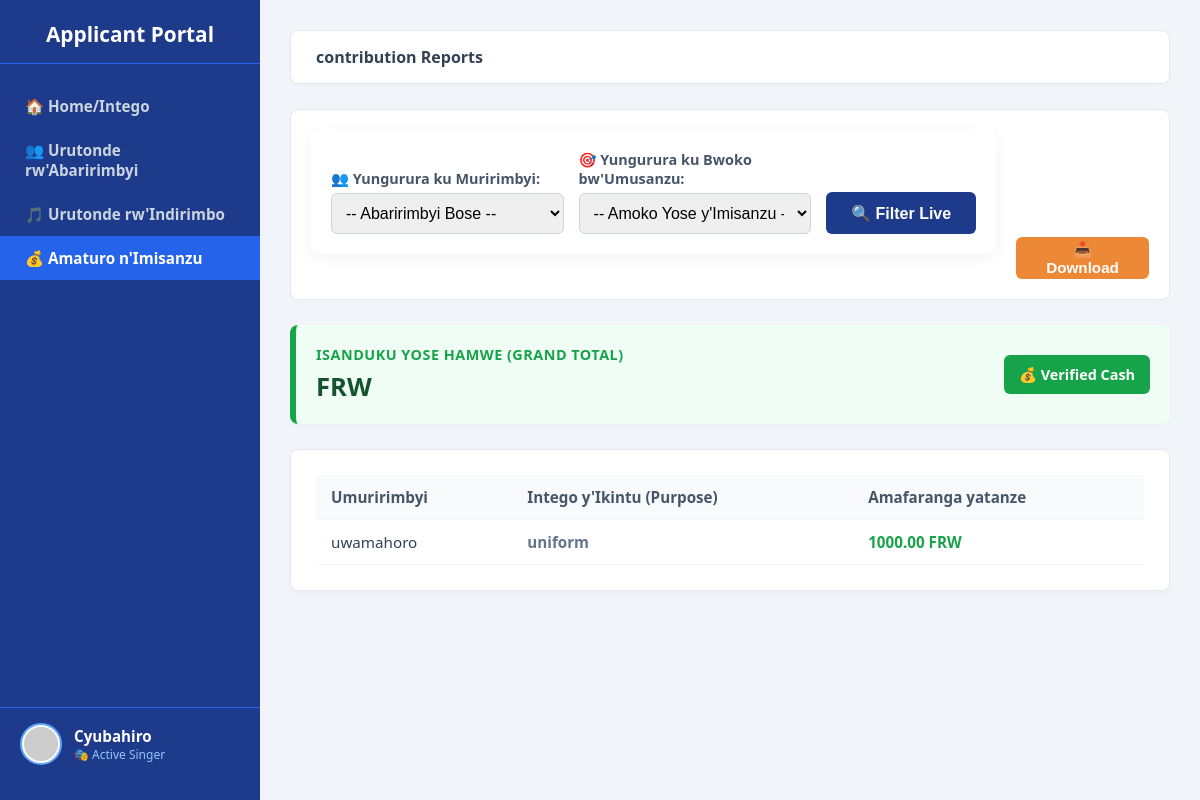
/contributions/ (signed in), run on the app's committed database.
### choir_app/models.py (models this page shows, shortened)
class Contribution(models.Model):
    member = models.ForeignKey(Member, on_delete=models.CASCADE)
    purpose = models.CharField(max_length=200)
    amount = models.DecimalField(max_digits=10, decimal_places=2)
    date_paid = models.DateField(auto_now_add=True)

class Member(models.Model):
    VOICE_CHOICES = [
        ('Soprano', 'Soprano'),
        ('Alto', 'Alto'),
        ('Tenor', 'Tenor'),
        ('Bass', 'Bass'),
    ]
    name = models.CharField(max_length=200)
    voice = models.CharField(max_length=50, choices=VOICE_CHOICES)

### choir_app/views.py (the view)
# urls.py: path('contributions/', views.contributions_list, name='contributions_list'),
@login_required(login_url='/login/')
def contributions_list(request):
    contributions = Contribution.objects.all()
    members = Member.objects.all()
    purposes = Contribution.objects.values_list('purpose', flat=True).distinct()
    member_id = request.GET.get('member')
    selected_purpose = request.GET.get('purpose')
    if member_id: contributions = contributions.filter(member_id=member_id)
    if selected_purpose: contributions = contributions.filter(purpose=selected_purpose)
    context = {
        'contributions': contributions,
        'members': members,
        'purposes': purposes,
        'selected_member': int(member_id) if member_id and member_id.isdigit() else None,
        'selected_purpose': selected_purpose
    }
    return render(request, 'choir_app/contributions.html', context)

### choir_app/templates/choir_app/contributions.html (shortened to what this page needs)
<!DOCTYPE html>
<html lang="en">
<head>
</head>
<body>
    <div class="sidebar">
        <div class="side-top">
            <h2>Applicant Portal</h2>
            <div class="side-menu">
                <a href="{% url 'index' %}">🏠 Home/Intego</a>
                <a href="{% url 'members_list' %}">👥 Urutonde rw'Abaririmbyi</a>
                <a href="{% url 'songs_list' %}">🎵 Urutonde rw'Indirimbo</a>
                <a href="{% url 'contributions_list' %}" class="active">💰 Amaturo n'Imisanzu</a>
            </div>
        </div>
<div class="side-user-box" style="padding: 15px 20px; border-top: 1px solid #2563eb; display: flex; align-items: center; gap: 12px; background: #1e3a8a;">
    <img src="https://dicebear.com{{ request.user.username }}" class="user-avatar" style="width: 42px; height: 42px; border-radius: 50%; border: 2px solid #60a5fa; background: #f8fafc; padding: 2px;" alt="Avatar">
    <div class="user-info-mini" style="display: flex; flex-direction: column;">
        <span class="user-names-mini" style="font-weight: bold; color: white; font-size: 0.95em; text-transform: capitalize;">{{ request.user.username }}</span>
        <span style="font-size: 0.75em; color: #93c5fd; font-weight: 500;">🎭 Active Singer</span>
    </div>
</div>
    </div>
    <div class="main-content">
        <div class="top-navbar">
            <div style="font-weight: bold; color: #334155;">contribution Reports</div>
        </div>
        <div class="filter-navbar">
<form method="GET" style="display: grid; grid-template-columns: 1fr 1fr auto; gap: 15px; align-items: end; margin-bottom: 25px; background: white; padding: 20px; border-radius: 10px; box-shadow: 0 4px 15px rgba(0,0,0,0.05);">
    <div style="display: flex; flex-direction: column; gap: 5px;">
        <label style="font-weight: bold; color: #475569; font-size: 0.9em;">👥 Yungurura ku Muririmbyi:</label>
        <select name="member" style="padding: 10px; border: 1px solid #cbd5e1; border-radius: 6px; font-size: 1em; width: 100%;">
            <option value="">-- Abaririmbyi Bose --</option>
        </select>
    </div>
    <div style="display: flex; flex-direction: column; gap: 5px;">
        <label style="font-weight: bold; color: #475569; font-size: 0.9em;">🎯 Yungurura ku Bwoko bw'Umusanzu:</label>
        <select name="purpose" style="padding: 10px; border: 1px solid #cbd5e1; border-radius: 6px; font-size: 1em; width: 100%;">
            <option value="">-- Amoko Yose y'Imisanzu --</option>
        </select>
    </div>
    <button type="submit" style="background: #1e3a8a; color: white; border: none; padding: 11px 25px; border-radius: 6px; font-weight: bold; cursor: pointer; font-size: 1em; height: 42px; display: flex; align-items: center; justify-content: center; transition: 0.2s;">
        🔍 Filter Live
    </button>
</form>
            <button class="btn-download" onclick="downloadFilteredCSV()">
                📥 Download
            </button>
        </div>
        <div class="total-display-box">
            <div class="total-left">
                <h4>
                    {% if selected_purpose == 'all' or not selected_purpose %}
                        ISANDUKU YOSE HAMWE (GRAND TOTAL)
                    {% else %}
                        TOTAL Y'UMUSANZU WA: {{ selected_purpose|upper }}
                    {% endif %}
                </h4>
                <div class="total-title-dynamic">{{ current_total|floatformat:"2" }} FRW</div>
            </div>
            <div style="background: #16a34a; color: white; padding: 10px 15px; border-radius: 6px; font-weight: bold; font-size: 0.9em;">
                💰 Verified Cash
            </div>
        </div>
        <div class="content-card">
            <table id="contributionsTable">
                <thead>
                    <tr>
                        <th>Umuririmbyi</th>
                        <th>Intego y'Ikintu (Purpose)</th>
                        <th>Amafaranga yatanze</th>
                    </tr>
                </thead>
                <tbody>
                    {% for contribution in contributions %}
                        <tr class="contribution-row" data-purpose="{{ contribution.purpose }}" data-amount="{{ contribution.amount }}">
                            <td class="row-name" style="font-weight: 500; color: #334155;">{{ contribution.member.name }}</td>
                            <td class="row-purpose" style="color: #64748b; font-weight: bold;">{{ contribution.purpose }}</td>
                            <td class="row-amount-text" style="font-weight: bold; color: #16a34a;">{{ contribution.amount|floatformat:"2" }} FRW</td>
                        </tr>
                    {% empty %}
                        <tr><td colspan="3" style="text-align:center; color:#94a3b8; font-style: italic;">Nta makuru y'imisanzu racyandikwa muli system.</td></tr>
                    {% endfor %}
                </tbody>
            </table>
        </div>
    </div>
</body>
</html>

### choir_app/templates/choir_app/contributions.html (style rules this page uses)
* { box-sizing: border-box; }
body { font-family: 'Segoe UI', sans-serif; margin: 0; background-color: #f1f5f9; display: flex; height: 100vh; overflow: hidden; }
.sidebar { width: 260px; background: #1e3a8a; color: white; display: flex; flex-direction: column; justify-content: space-between; padding: 20px 0; z-index: 10; }
.side-top h2 { text-align: center; margin: 0 0 20px 0; font-size: 1.3em; border-bottom: 1px solid #2563eb; padding-bottom: 15px; }
.side-menu a { padding: 12px 25px; color: #cbd5e1; text-decoration: none; display: block; font-weight: 600; font-size: 0.95em; }
.side-menu a:hover, .side-menu a.active { background: #2563eb; color: white; }
.side-user-box { padding: 20px; border-top: 1px solid #2563eb; display: flex; align-items: center; gap: 10px; }
.user-avatar { width: 45px; height: 40px; border-radius: 50%; object-fit: cover; border: 2px solid white; }
.main-content { flex: 1; padding: 30px; overflow-y: auto; background-color: #f1f5f9; }
.top-navbar { display: flex; justify-content: space-between; align-items: center; background: white; padding: 15px 25px; border-radius: 8px; box-shadow: 0 2px 4px rgba(0,0,0,0.02); margin-bottom: 25px; border: 1px solid #e2e8f0; }
.filter-navbar { background: white; padding: 20px; border-radius: 8px; border: 1px solid #e2e8f0; margin-bottom: 25px; display: flex; gap: 20px; align-items: flex-end; box-shadow: 0 4px 6px rgba(0,0,0,0.01); }
.btn-download { background: #ed8936; color: white; padding: 11px 25px; border: none; border-radius: 6px; font-weight: bold; cursor: pointer; display: flex; align-items: center; gap: 8px; font-size: 0.95em; transition: 0.2s; height: 42px; }
.total-display-box { background: #f0fdf4; border-left: 6px solid #16a34a; padding: 20px; border-radius: 8px; margin-bottom: 25px; display: flex; justify-content: space-between; align-items: center; box-shadow: 0 4px 6px rgba(0,0,0,0.01); }
.total-left h4 { margin: 0; color: #16a34a; font-size: 0.9em; text-transform: uppercase; letter-spacing: 0.5px; }
.total-left .total-title-dynamic { margin: 5px 0 0 0; font-size: 1.6em; font-weight: bold; color: #14532d; }
.content-card { background: white; padding: 25px; border-radius: 8px; border: 1px solid #e2e8f0; box-shadow: 0 4px 6px rgba(0,0,0,0.02); }
table { width: 100%; border-collapse: collapse; }
th, td { padding: 12px 15px; text-align: left; border-bottom: 1px solid #f1f5f9; font-size: 0.95em; }
th { background-color: #f8fafc; color: #475569; font-weight: 600; }

### data on the page
Contribution: member.name "uwamahoro", purpose "uniform", amount "1000.00"

### other printed values
{{ request.user.username }} "Cyubahiro"
